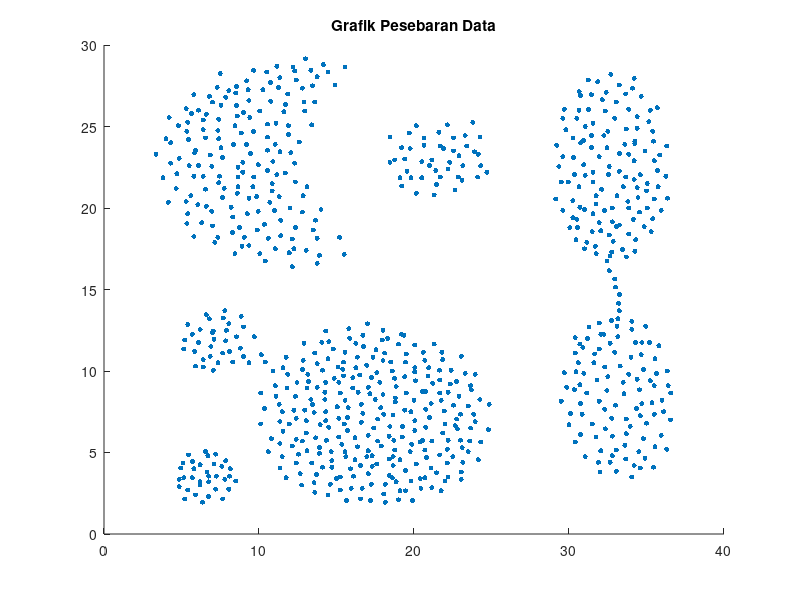

Recreate this plot in MATLAB. (Note: this script raises an error after producing the figure.)
clc;
clear;

dataset = csvread('Aggregation.csv');
blind_dataset = dataset(:, [1 2]);
[x y] = size(dataset);
figure;
scatter(blind_dataset(:,1),blind_dataset(:,2),13,'filled');
title('Grafik Pesebaran Data');

nCluster = 7; %banyak cluster

%generate random centroid from
clusterIndex = randi(x,[1 7]);

%generate koordinat dari dataset
fCentr = zeros([nCluster y-1]);
for i = 1:nCluster
    fCentr(i,:) = blind_dataset(clusterIndex(i),[1 2]);
end

[finalCentr, finalCluster] = CariKMeans(blind_dataset, fCentr);
SSEa = cariSSE(finalCluster,finalCentr);

%visualisasi
figure;
scatter(finalCluster(:,1),finalCluster(:,2),13,finalCluster(:,end),'filled');
title('Grafik Cluster A');

figure;
%scatter(finalCentr(:,1),finalCentr(:,2),13,1:nCluster,'filled');
scatter(finalCentr(:,1),finalCentr(:,2),13,'filled');
title('Grafik Centroid A');

%generate koordinat dari dataset per cluster
fCentrB = zeros([nCluster y-1]);
for i = 1:nCluster
    dt = randi(x);
    while i ~=  dataset(dt,end)
        dt = randi(x);
    end
    fCentrB(i,:) = blind_dataset(dt,[1 2]);
end
fa = fCentrB;
[finalCentrb, finalClusterb] = CariKMeans(blind_dataset, fCentrB);
SSEb = cariSSE(finalClusterb,finalCentrb);

%visualisasi
figure;
scatter(finalClusterb(:,1),finalClusterb(:,2),13,finalClusterb(:,end),'filled');
title('Grafik Cluster B');

figure;
%scatter(finalCentrb(:,1),finalCentrb(:,2),13,1:nCluster,'filled');
scatter(finalCentrb(:,1),finalCentrb(:,2),13,'filled');
title('Grafik Centroid B');